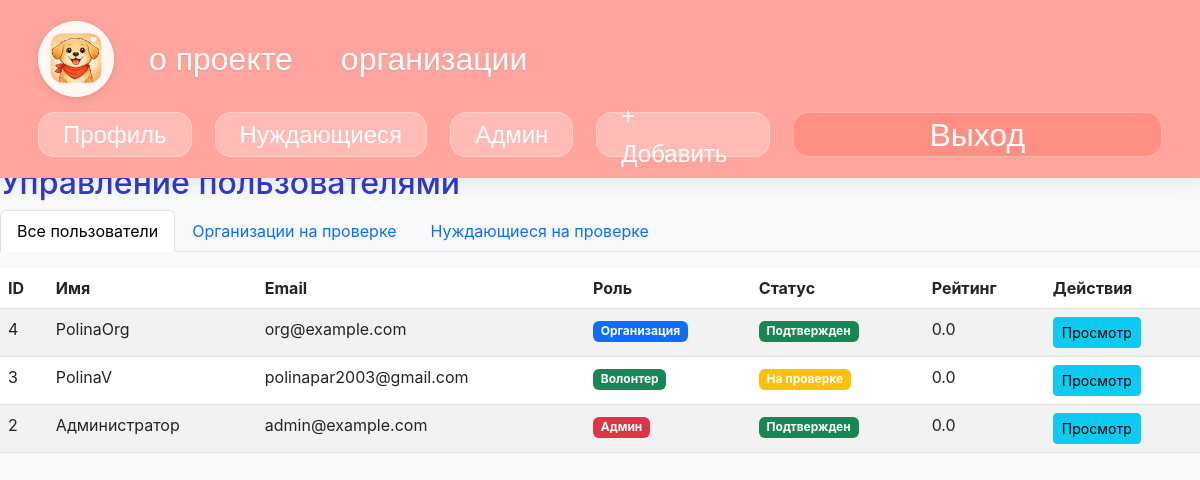
The app's page /admin/users (signed in) with its own data.
### tables this page shows
CREATE TABLE users (id INTEGER PRIMARY KEY AUTOINCREMENT UNIQUE NOT NULL, name TEXT NOT NULL, email TEXT UNIQUE NOT NULL, password TEXT UNIQUE NOT NULL, photo TEXT, role TEXT NOT NULL, is_verified INTEGER DEFAULT (0), rating REAL DEFAULT (0), completed_tasks INTEGER DEFAULT (0), organization_name TEXT, organization_description TEXT, created_at TEXT, last_login TEXT, phone TEXT UNIQUE);

### app.py (the view)
@app.route('/admin/users')
def admin_users():
    if 'user_id' not in session:
        return redirect(url_for('login'))
    with sqlite3.connect(DB_NAME) as conn:
        c = conn.cursor()
        c.execute('SELECT role FROM users WHERE id = ?', (session['user_id'],))
        user_role = c.fetchone()
        if not user_role or user_role[0] != 'admin':
            flash('Доступ запрещен')
            return redirect(url_for('index'))
        c.execute('''SELECT id, name, email, phone, role, is_verified, rating,
                            completed_tasks, created_at
                     FROM users
                     ORDER BY created_at DESC''')
        users_data = c.fetchall()
        users = []
        for u in users_data:
            users.append({
                'id': u[0],
                'name': u[1],
                'email': u[2],
                'phone': u[3],
                'role': u[4],
                'is_verified': u[5],
                'rating': u[6],
                'completed_tasks': u[7],
                'created_at': u[8]
            })
        return render_template('admin/users.html', users=users, active_tab='users')

### templates/admin/users.html (shortened to what this page needs)
{% extends "layout.html" %}
{% block content %}
<h2 class="mt-4">Управление пользователями</h2>
<ul class="nav nav-tabs mb-3">
    <li class="nav-item">
        <a class="nav-link active" href="/admin/users">Все пользователи</a>
    </li>
    <li class="nav-item">
        <a class="nav-link" href="/admin/organizations">Организации на проверке</a>
    </li>
    <li class="nav-item">
        <a class="nav-link" href="/admin/needies">Нуждающиеся на проверке</a>
    </li>
</ul>
<div class="table-responsive">
    <table class="table table-striped">
        <thead>
            <tr>
                <th>ID</th>
                <th>Имя</th>
                <th>Email</th>
                <th>Роль</th>
                <th>Статус</th>
                <th>Рейтинг</th>
                <th>Действия</th>
            </tr>
        </thead>
        <tbody>
            {% for user in users %}
            <tr>
                <td>{{ user.id }}</td>
                <td>{{ user.name }}</td>
                <td>{{ user.email }}</td>
                <td>
                    {% if user.role == 'admin' %}
                        <span class="badge bg-danger">Админ</span>
                    {% elif user.role == 'organization' %}
                        <span class="badge bg-primary">Организация</span>
                    {% else %}
                        <span class="badge bg-success">Волонтер</span>
                    {% endif %}
                </td>
                <td>
                    {% if user.is_verified %}
                        <span class="badge bg-success">Подтвержден</span>
                    {% else %}
                        <span class="badge bg-warning">На проверке</span>
                    {% endif %}
                </td>
                <td>{{ user.rating }}</td>
                <td>
                    <a href="/admin/user/{{ user.id }}" class="btn btn-sm btn-info">Просмотр</a>
                </td>
            </tr>
            {% endfor %}
        </tbody>
    </table>
</div>
{% endblock %}

### static/style.css (style rules this page uses)
body { padding-top: 60px; background-color: #f8f9fa; font-family: 'Segoe UI', Tahoma, Geneva, Verdana, sans-serif; }
h2, h3, h4 { color: #3338D5; }

### records on screen
users: id "4", name "PolinaOrg", email "org@example.com", role "Организация", is_verified "Подтвержден", rating "0.0"
users: id "3", name "PolinaV", email "polinapar2003@gmail.com", role "Волонтер", is_verified "На проверке", rating "0.0"
users: id "2", name "Администратор", email "admin@example.com", role "Админ", is_verified "Подтвержден", rating "0.0"
